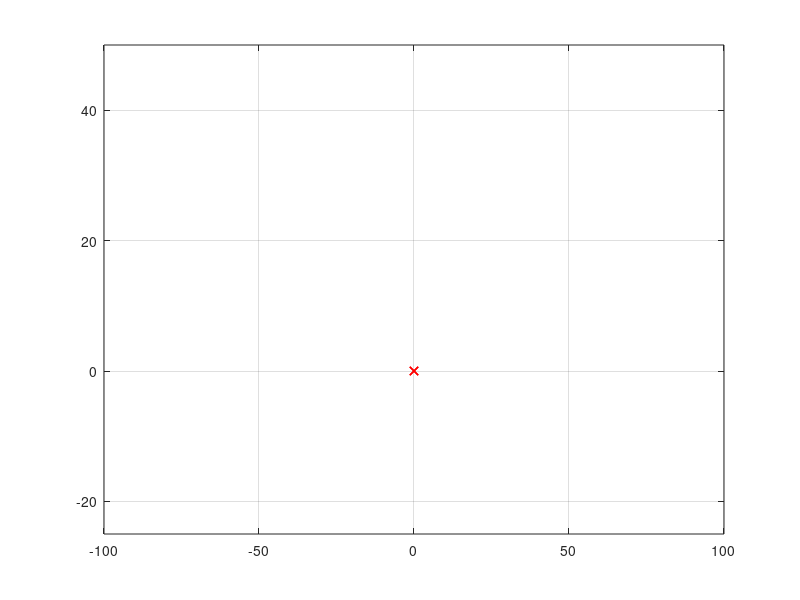

This chart was generated by the following MATLAB code:
close all
clear all
clc


n=5;
dimensao=2;
limite_superior=[100 50];
limite_inferior=[-100 -25];


Gbest=inf;
xGbest=zeros(1,dimensao)+inf;
Pbest=zeros(n,1)+inf;
xPbest=zeros(n,dimensao)+inf;
v=rand(n,dimensao);

for i=1:n
    for j=1:dimensao
        particulas(i,j)=limite_inferior(1,j)+(limite_superior(1,j)-limite_inferior(1,j)).*rand;
    end
end

iter=0;
itmax=100;
c1=2; 
c2=2;
omega=0.4;


while iter<itmax
  
    iter=iter+1
    
    
    for iN=1:n
        fobj=(particulas(iN,1)^2)+(particulas(iN,2)^2);
        if fobj<Pbest(iN,1)
            Pbest(iN,1)=fobj;
            xPbest(iN,:)=particulas(iN,:);
        end
        if fobj<Gbest
            Gbest=fobj;
            xGbest(1,:)=particulas(iN,:);
        end
    end
    
    
    for jN=1:n
        v(jN,:)=omega.*v(jN,:)+c1*rand(1,dimensao).*(xPbest(1,:)-particulas(jN,:))+c2*rand(1,dimensao).*(xGbest(1,:)-particulas(jN,:));

    end
    
    particulas=particulas+v;
    
    for i=1:n
        for j=1:dimensao
            if particulas(i,j)>limite_superior(1,j)
                particulas(i,j)=limite_superior(1,j);
            end
             if particulas(i,j)<limite_inferior(1,j)
                particulas(i,j)=limite_inferior(1,j);
             end
        end
    end
    
    figure(1)
    plot(particulas(:,1),particulas(:,2),'rx')
    grid on
    axis([limite_inferior(1,1) limite_superior(1,1) limite_inferior(1,2) limite_superior(1,2)])
    view(0,90)
    pause(0.001)
  
    end
    
    
